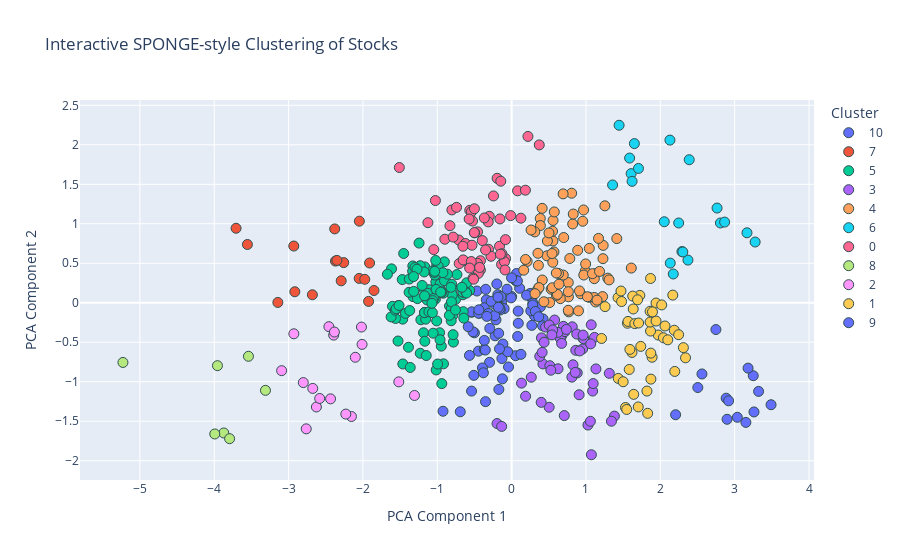

The notebook cell saved with this chart:
### Code cell
# 2) Plot with Plotly
fig = px.scatter(
    pca_df_merged,
    x='PC1',
    y='PC2',
    color='Clusters',
    hover_name='Symbol',
    hover_data=['Sector'],
    title='Interactive SPONGE-style Clustering of Stocks',
    labels={'PC1': 'PCA Component 1', 'PC2': 'PCA Component 2', 'Name': 'Symbol', 'Sector': 'Sector'}
)

fig.update_traces(marker=dict(size=10, line=dict(width=1, color='DarkSlateGrey')))
fig.update_layout(legend_title_text='Cluster')
fig.show()

### Figure 1 — Plotly figure (JSON) as saved in the notebook; plotly's stock layout.template omitted (floating-point values rounded to 4 significant figures)
{"data": [{"customdata": [["Consumer Discretionary"], ["Industrials"], ["Telecommunications"], ["Consumer Discretionary"], ["Real Estate"], ["Energy"], ["Health Care"], ["Health Care"], ["Consumer Staples"], ["Consumer Discretionary"], ["Consumer Discretionary"], ["Utilities"], ["Consumer Discretionary"], ["Health Care"], ["Consumer Discretionary"], ["Telecommunications"], ["Miscellaneous"], ["Energy"], ["Consumer Staples"], ["Consumer Discretionary"], ["Miscellaneous"], ["Energy"], ["Finance"], ["Energy"], ["Consumer Discretionary"], ["Telecommunications"], ["Energy"], ["Telecommunications"], ["Utilities"], ["Miscellaneous"], ["Miscellaneous"], ["Industrials"], ["Industrials"], ["Telecommunications"], ["Technology"], ["Consumer Staples"], ["Consumer Discretionary"], ["Energy"], ["Consumer Discretionary"], ["Finance"], ["Miscellaneous"], ["Telecommunications"], ["Telecommunications"], ["Industrials"], ["Consumer Staples"], ["Finance"], ["Consumer Staples"], ["Health Care"], ["Health Care"], ["Energy"], ["Health Care"], ["Technology"], ["Energy"], ["Real Estate"], ["Health Care"], ["Utilities"], ["Consumer Discretionary"], ["Energy"], ["Consumer Staples"], ["Utilities"], ["Telecommunications"], ["Health Care"], ["Industrials"], ["Telecommunications"], ["Health Care"], ["Industrials"], ["Consumer Staples"], ["Health Care"], ["Consumer Staples"], ["Industrials"], ["Telecommunications"], ["Consumer Discretionary"], ["Technology"], ["Consumer Discretionary"], ["Real Estate"], ["Consumer Staples"], ["Miscellaneous"], ["Utilities"], ["Consumer Staples"], ["Energy"], ["Consumer Discretionary"]], "hovertemplate": "<b>%{hovertext}</b><br><br>Clusters=10<br>PCA Component 1=%{x}<br>PCA Component 2=%{y}<br>Sector=%{customdata[0]}<extra></extra>", "hovertext": ["AAL", "AAON", "AIOT", "AKAM", "APEI", "ARLP", "AXSM", "BBIO", "BYND", "CASY", "CDW", "CDZI", "CHDN", "CORT", "CPRT", "DATS", "DFLI", "DMLP", "DNUT", "DPZ", "ENVX", "EPSN", "ERIE", "EXEEL", "EXPE", "EXTR", "FCEL", "FFIV", "FKWL", "FLNC", "FLUX", "FTAI", "FWONK", "FYBR", "GFS", "GO", "GSAT", "HNRG", "HQY", "IBKR", "IDCC", "INSG", "IRDM", "ITRI", "JVA", "LPLA", "MAMA", "MASI", "MEDP", "METC", "MRNA", "MSTR", "NCSM", "NHPBP", "NUVL", "OPAL", "ORLY", "PAGP", "PPC", "QRHC", "REKR", "RGEN", "RKLB", "ROKU", "RVMD", "SAIA", "SFM", "SMMT", "SONO", "STRL", "TBCH", "TSCO", "TXN", "TXRH", "UDMY", "UEIC", "ULBI", "VIASP", "VITL", "VNOM", "WYNN"], "legendgroup": "10", "marker": {"color": "#636efa", "line": {"color": "DarkSlateGrey", "width": 1}, "size": 10, "symbol": "circle"}, "mode": "markers", "name": "10", "orientation": "v", "showlegend": true, "type": "scatter", "x": [0.3337, -0.1311, -0.2108, -0.3771, -0.2224, -0.4459, 0.2743, 0.06579, 0.2726, -0.2938, 0.05278, 0.2854, 0.1253, -0.1861, 0.08806, -0.567, -0.2272, 0.08062, -0.1334, -0.5389, -0.5007, -0.5191, 0.3078, -0.144, -0.4349, 0.4228, 0.2716, -0.1015, 0.1078, -0.3404, -0.3672, -0.2972, -0.0001836, -0.1424, -0.5085, 0.2489, 0.2578, -0.1172, -0.1716, -0.6909, -0.007303, -0.3119, 0.3875, -0.05322, -0.199, -0.9231, -0.1535, -0.159, -0.5374, -0.3926, -0.2267, -0.3692, -0.5839, -0.4665, -0.06192, 0.2839, 0.04878, 0.416, -0.2751, -0.1629, -0.444, 0.06441, 0.08961, 0.07726, -0.1779, -0.04174, 0.3191, -0.3488, 0.2006, -0.539, -0.1747, 0.3634, -0.3513, -0.3672, -0.3536, -0.1829, -0.3802, -0.001041, -0.3338, -0.1238, -0.4403], "xaxis": "x", "y": [-0.1351, -0.7065, -0.2161, -0.08243, -0.4184, -0.6129, 0.1095, 0.3705, 0.05979, -0.3244, -0.6702, -0.005023, -0.6534, 0.1022, -0.1061, -0.6668, -0.02081, -0.4271, 0.002849, -0.1206, -0.3808, -0.3684, -0.1644, -0.0595, -0.1318, -0.2048, -0.2863, -0.07472, 0.1831, 0.03683, -0.06404, -0.7547, 0.07883, 0.07714, -0.9194, 0.1177, -0.1025, -0.5227, -1.098, -1.381, 0.06187, -0.1351, -0.05147, -0.6206, 0.238, -1.374, -0.09082, -0.07179, -0.1152, -0.8251, -0.1637, -0.5922, -0.3034, 0.1486, 0.1716, -0.02849, 0.285, -0.2915, 0.01803, -0.5842, -0.1334, 0.2745, -0.2601, 0.2759, -0.05799, -0.8133, -0.1099, 0.1701, 0.09563, -1.119, -0.3864, -0.1776, -1.253, -0.4769, -0.5991, 0.07118, -0.887, 0.3154, -0.1724, -0.9637, -0.08974], "yaxis": "y"}, {"customdata": [["Technology"], ["Technology"], ["Consumer Discretionary"], ["Technology"], ["Consumer Discretionary"], ["Energy"], ["Miscellaneous"], ["Technology"], ["Technology"], ["Health Care"], ["Real Estate"], ["Technology"], ["Technology"], ["Consumer Discretionary"], ["Health Care"], ["Technology"], ["Technology"]], "hovertemplate": "<b>%{hovertext}</b><br><br>Clusters=7<br>PCA Component 1=%{x}<br>PCA Component 2=%{y}<br>Sector=%{customdata[0]}<extra></extra>", "hovertext": ["AAPL", "ADBE", "AMZN", "APP", "COST", "DWSN", "EOSEW", "GOOG", "GOOGL", "ISRG", "LANDM", "META", "MSFT", "NFLX", "NTRA", "PANW", "SMCI"], "legendgroup": "7", "marker": {"color": "#EF553B", "line": {"color": "DarkSlateGrey", "width": 1}, "size": 10, "symbol": "circle"}, "mode": "markers", "name": "7", "orientation": "v", "showlegend": true, "type": "scatter", "x": [-2.048, -2.369, -2.916, -2.293, -2.93, -1.852, -1.911, -2.258, -2.35, -2.38, -2.051, -3.554, -3.707, -3.144, -1.976, -1.924, -2.68], "xaxis": "x", "y": [1.033, 0.5276, 0.1393, 0.2776, 0.7182, 0.155, 0.5033, 0.5084, 0.5362, 0.935, 0.3082, 0.738, 0.9432, 0.003869, 0.2967, 0.0173, 0.1009], "yaxis": "y"}, {"customdata": [["Basic Materials"], ["Finance"], ["Technology"], ["Miscellaneous"], ["Technology"], ["Consumer Staples"], ["Utilities"], ["Miscellaneous"], ["Telecommunications"], ["Telecommunications"], ["Energy"], ["Energy"], ["Telecommunications"], ["Consumer Discretionary"], ["Industrials"], ["Industrials"], ["Consumer Discretionary"], ["Consumer Staples"], ["Consumer Staples"], ["Telecommunications"], ["Miscellaneous"], ["Consumer Discretionary"], ["Utilities"], ["Consumer Staples"], ["Energy"], ["Utilities"], ["Consumer Staples"], ["Telecommunications"], ["Consumer Discretionary"], ["Telecommunications"], ["Consumer Discretionary"], ["Health Care"], ["Miscellaneous"], ["Basic Materials"], ["Energy"], ["Energy"], ["Telecommunications"], ["Consumer Staples"], ["Technology"], ["Consumer Staples"], ["Real Estate"], ["Energy"], ["Basic Materials"], ["Basic Materials"], ["Industrials"], ["Health Care"], ["Technology"], ["Technology"], ["Telecommunications"], ["Basic Materials"], ["Health Care"], ["Energy"], ["Consumer Staples"], ["Telecommunications"], ["Real Estate"], ["Miscellaneous"], ["Health Care"], ["Telecommunications"], ["Telecommunications"], ["Consumer Staples"], ["Energy"], ["Technology"], ["Technology"], ["Health Care"], ["Energy"], ["Miscellaneous"], ["Health Care"], ["Energy"], ["Miscellaneous"], ["Real Estate"], ["Telecommunications"], ["Telecommunications"], ["Industrials"], ["Finance"], ["Technology"], ["Miscellaneous"], ["Miscellaneous"], ["Consumer Staples"], ["Miscellaneous"], ["Consumer Discretionary"], ["Consumer Staples"], ["Telecommunications"], ["Consumer Discretionary"], ["Finance"], ["Utilities"], ["Real Estate"], ["Real Estate"], ["Utilities"], ["Consumer Staples"], ["Miscellaneous"], ["Utilities"], ["Industrials"], ["Consumer Discretionary"], ["Technology"], ["Technology"], ["Finance"], ["Energy"], ["Basic Materials"], ["Utilities"], ["Technology"], ["Consumer Discretionary"], ["Consumer Staples"], ["Energy"], ["Miscellaneous"], ["Miscellaneous"], ["Miscellaneous"], ["Technology"]], "hovertemplate": "<b>%{hovertext}</b><br><br>Clusters=5<br>PCA Component 1=%{x}<br>PCA Component 2=%{y}<br>Sector=%{customdata[0]}<extra></extra>", "hovertext": ["ABAT", "ABNB", "ADI", "ADN", "ADSK", "AGFY", "ALCE", "AMOD", "AMPG", "AMPGW", "ANNA", "AREC", "ASNS", "ASTS", "AVAV", "AXON", "BKNG", "BRFH", "BRID", "BWEN", "BYRN", "CART", "CDZIP", "CELH", "CLMT", "CLRO", "COCO", "CXDO", "DASH", "DATSW", "DKNG", "DXCM", "EOSE", "EU", "EXEEW", "EXEEZ", "FOXX", "FRPT", "FTNT", "GNSS", "GOODN", "HPKEW", "HYMC", "HYMCL", "IESC", "INSM", "INTC", "INTU", "INTZ", "IPX", "ITCI", "KGEI", "KOSS", "KSCP", "LANDO", "LASE", "LEGN", "LITE", "LTRX", "LWAY", "MARPS", "MCHP", "MDB", "MDGL", "METCL", "MVST", "NBIX", "NEHC", "NEOV", "NHPAP", "NSSC", "NXPL", "NXT", "ONBPP", "PLTR", "POLA", "REFR", "RIME", "RMCO", "SBUX", "SENEB", "SIDU", "SIRI", "SLMBP", "SLNG", "SOHOB", "SOHOO", "SONM", "SOWG", "STI", "SUNE", "SYM", "TSLA", "TTD", "TTWO", "TW", "USEG", "USGO", "VIVK", "WDAY", "WMG", "WVVI", "WWD", "XELB", "XPON", "ZEO", "ZS"], "legendgroup": "5", "marker": {"color": "#00cc96", "line": {"color": "DarkSlateGrey", "width": 1}, "size": 10, "symbol": "circle"}, "mode": "markers", "name": "5", "orientation": "v", "showlegend": true, "type": "scatter", "x": [-1.325, -1.185, -0.9394, -1.026, -0.6507, -1.007, -0.9849, -1.168, -1.221, -1.156, -0.7984, -1.137, -1.573, -0.7547, -1.008, -1.173, -1.388, -1.172, -0.8356, -0.8118, -1.019, -0.7834, -0.7357, -0.9629, -0.7991, -1.616, -0.9031, -0.6433, -1.524, -1.602, -1.229, -1.471, -1.329, -1.168, -0.565, -1.465, -1.069, -0.7905, -1.231, -1.331, -0.8128, -1.561, -0.809, -1.11, -1.015, -1.428, -0.9166, -1.376, -1.172, -0.6548, -0.9331, -1.112, -0.9722, -1.032, -1.3, -0.9044, -1.176, -1.149, -1.128, -0.9687, -1.464, -1.364, -1.621, -0.6051, -1.245, -1.039, -0.9885, -0.9203, -1.565, -1.273, -0.9955, -0.8631, -0.6428, -0.8051, -1.047, -1.065, -0.9427, -1.379, -0.837, -0.9242, -0.6572, -1.554, -0.6138, -1.016, -1.204, -1.319, -0.6059, -0.7556, -1.671, -0.8172, -1.371, -0.946, -1.055, -1.528, -1.267, -1.452, -0.7874, -1.317, -1.021, -0.9539, -0.6689, -1.035, -0.963, -1.062, -1.514, -1.072, -1.171], "xaxis": "x", "y": [0.07691, -0.38, -1.024, 0.04443, -0.1133, 0.479, 0.3986, 0.4541, -0.2151, -0.2079, 0.1715, 0.03542, -0.07021, 0.04174, -0.2303, 0.1599, -0.5635, -0.1221, -0.04056, -0.07544, 0.2631, -0.4983, 0.3571, 0.236, 0.09959, 0.4292, 0.2795, -0.1947, -0.03641, -0.04532, -0.6398, 0.2935, 0.4661, -0.4876, 0.1555, -0.2075, 0.4007, -0.1578, 0.4695, 0.4005, -0.2276, -0.1993, 0.01132, 0.1656, -0.851, -0.1344, -0.7737, 0.2996, -0.1257, 0.1018, 0.1382, -0.114, 0.3897, 0.3507, 0.4466, 0.5179, 0.3897, -0.6684, 0.1195, -0.38, -0.7752, -0.8194, -0.1796, 0.2523, 0.7556, 0.3837, 0.4633, 0.121, -0.09385, 0.4253, -0.7762, 0.3619, 0.1318, 0.2346, 0.05585, -0.1257, 0.129, 0.1325, -0.1591, 0.3807, 0.1365, -0.07572, 0.1362, 0.1701, 0.2195, 0.3314, 0.1226, -0.0909, 0.3607, 0.196, -0.09888, -0.5494, -0.3855, -0.4847, 0.05224, 0.6238, -0.4039, 0.1436, 0.5357, 0.1347, 0.1962, 0.3976, -0.4689, 0.02703, -0.0344, -0.006411, 0.08762], "yaxis": "y"}, {"customdata": [["Energy"], ["Miscellaneous"], ["Finance"], ["Health Care"], ["Energy"], ["Miscellaneous"], ["Health Care"], ["Energy"], ["Industrials"], ["Energy"], ["Industrials"], ["Finance"], ["Industrials"], ["Telecommunications"], ["Energy"], ["Energy"], ["Consumer Discretionary"], ["Finance"], ["Energy"], ["Finance"], ["Energy"], ["Industrials"], ["Real Estate"], ["Energy"], ["Real Estate"], ["Industrials"], ["Industrials"], ["Real Estate"], ["Consumer Discretionary"], ["Energy"], ["Utilities"], ["Utilities"], ["Utilities"], ["Consumer Discretionary"], ["Consumer Discretionary"], ["Industrials"], ["Energy"], ["Consumer Discretionary"], ["Energy"], ["Real Estate"], ["Industrials"], ["Consumer Staples"], ["Finance"], ["Telecommunications"], ["Finance"], ["Industrials"], ["Real Estate"], ["Finance"], ["Industrials"], ["Energy"], ["Consumer Discretionary"], ["Industrials"], ["Industrials"], ["Industrials"]], "hovertemplate": "<b>%{hovertext}</b><br><br>Clusters=3<br>PCA Component 1=%{x}<br>PCA Component 2=%{y}<br>Sector=%{customdata[0]}<extra></extra>", "hovertext": ["ACDC", "ACTG", "AFRM", "ALGN", "APA", "APPS", "BPMC", "BRY", "CGNX", "CHRD", "CHX", "COIN", "CSWI", "DGII", "EXE", "FANG", "FAST", "FCNCA", "FIP", "HOOD", "HPK", "KTOS", "LAUR", "LFUS", "LINC", "LLYVA", "LLYVK", "LOPE", "MAR", "METCB", "MNTK", "NEXT", "NFE", "NWS", "NWSA", "ODFL", "PAA", "PCAR", "PNRG", "PRDO", "ROAD", "SENEA", "SOFI", "SPOK", "STEP", "STLD", "STRA", "TPG", "TRMB", "TUSK", "UAL", "WFRD", "WSC", "ZBRA"], "legendgroup": "3", "marker": {"color": "#ab63fa", "line": {"color": "DarkSlateGrey", "width": 1}, "size": 10, "symbol": "circle"}, "mode": "markers", "name": "3", "orientation": "v", "showlegend": true, "type": "scatter", "x": [1.134, 0.8624, 0.9598, 0.8155, 1.089, 0.6964, 0.5776, 0.908, 0.5047, 0.7082, 1.026, 0.1879, 0.4211, 0.9552, 0.2644, 0.3976, 0.9158, 1.059, 0.4014, 0.1331, 0.3783, 0.5725, 0.9694, 1.097, 1.314, 0.6709, 0.6561, 0.8106, 0.8255, 0.4371, 1.115, 0.4567, 0.5047, 0.7169, 0.8758, 0.8825, 0.6239, 0.5139, 0.4102, 0.6726, -0.1966, 0.9616, 1.07, 0.7367, 0.8553, 1.073, 0.6242, 1.382, 1.342, 1.063, 0.5524, -0.1341, 0.5407, 0.5274], "xaxis": "x", "y": [-0.8378, -0.6024, -0.4501, -0.3047, -1.118, -0.2988, -0.219, -1.165, -1.323, -1.429, -1.548, -1.184, -0.775, -0.585, -0.9431, -1.261, -0.6104, -1.501, -0.4449, -1.018, -0.6785, -0.3907, -0.4568, -1.023, -0.8938, -0.4224, -0.4535, -0.9418, -0.786, -0.5002, -0.4385, -0.3084, -0.2821, -0.3654, -0.3961, -0.8878, -0.3751, -0.7973, -0.6288, -0.5148, -1.53, -0.4095, -0.2791, -0.3379, -0.8823, -1.925, -0.836, -1.436, -1.5, -0.5208, -0.3441, -1.566, -0.4073, -0.8541], "yaxis": "y"}, {"customdata": [["Technology"], ["Utilities"], ["Real Estate"], ["Telecommunications"], ["Health Care"], ["Finance"], ["Telecommunications"], ["Consumer Staples"], ["Health Care"], ["Consumer Staples"], ["Finance"], ["Telecommunications"], ["Utilities"], ["Health Care"], ["Consumer Staples"], ["Telecommunications"], ["Consumer Discretionary"], ["Miscellaneous"], ["Technology"], ["Utilities"], ["Real Estate"], ["Consumer Discretionary"], ["Health Care"], ["Finance"], ["Consumer Staples"], ["Industrials"], ["Health Care"], ["Health Care"], ["Consumer Staples"], ["Consumer Discretionary"], ["Finance"], ["Health Care"], ["Industrials"], ["Health Care"], ["Health Care"], ["Health Care"], ["Consumer Staples"], ["Consumer Staples"], ["Consumer Staples"], ["Real Estate"], ["Consumer Staples"], ["Telecommunications"], ["Telecommunications"], ["Industrials"], ["Consumer Discretionary"], ["Consumer Staples"], ["Finance"], ["Energy"], ["Health Care"], ["Finance"], ["Finance"], ["Utilities"], ["Industrials"], ["Real Estate"], ["Health Care"], ["Industrials"], ["Industrials"], ["Consumer Discretionary"], ["Consumer Discretionary"], ["Industrials"], ["Industrials"], ["Health Care"], ["Miscellaneous"], ["Real Estate"], ["Miscellaneous"], ["Health Care"], ["Telecommunications"], ["Real Estate"], ["Finance"], ["Technology"], ["Health Care"], ["Consumer Staples"], ["Telecommunications"], ["Industrials"], ["Consumer Staples"], ["Technology"]], "hovertemplate": "<b>%{hovertext}</b><br><br>Clusters=4<br>PCA Component 1=%{x}<br>PCA Component 2=%{y}<br>Sector=%{customdata[0]}<extra></extra>", "hovertext": ["ADP", "ADTN", "AGNCL", "AMCX", "AMGN", "ARCC", "ATEX", "AVO", "BIIB", "CALM", "CGABL", "CHTR", "CLFD", "COO", "CPB", "CSCO", "CSGP", "CTLP", "CTSH", "CWST", "DHC", "EBAY", "EXEL", "FITBO", "FIZZ", "FWONA", "GH", "GILD", "HAIN", "HAS", "HBANP", "HOLX", "HON", "HSIC", "ILMN", "INCY", "JJSF", "KDP", "KHC", "LAMR", "LANC", "LBRDA", "LBRDK", "LIN", "LKQ", "MGPI", "MKTX", "MMLP", "MMSI", "MORN", "NDAQ", "NTGR", "NWL", "NYMTL", "OPCH", "PARA", "PARAA", "PAYX", "PYPL", "RGLD", "ROP", "RPRX", "RUN", "SBRA", "SLDP", "TECH", "TTGT", "UNIT", "UPST", "VRSN", "VTRS", "WBA", "WBD", "WDFC", "WEST", "ZM"], "legendgroup": "4", "marker": {"color": "#FFA15A", "line": {"color": "DarkSlateGrey", "width": 1}, "size": 10, "symbol": "circle"}, "mode": "markers", "name": "4", "orientation": "v", "showlegend": true, "type": "scatter", "x": [0.9895, 0.6081, 0.3655, 0.5693, 0.5557, 1.042, 1.129, 0.7618, 0.7002, 0.7687, 0.5571, 0.9705, 0.5114, 0.5739, 0.8073, 0.7821, 0.8883, 0.7617, 1.128, 1.112, 1.224, 0.4812, 0.4749, 0.9675, 0.6947, 0.4333, 0.3434, 0.4104, 1.61, 0.3541, 0.6925, 1.414, 0.6315, 1.112, 0.5537, 0.2089, 0.7637, 0.3853, 0.8213, 0.9954, 1.087, 0.9299, 1.019, 0.3863, 0.6543, 1.293, 0.3115, 0.412, 0.6014, 1.231, 0.9563, 0.1624, 0.5321, 0.187, 0.6033, 0.7626, 0.6154, 1.31, 0.3676, 0.2619, 0.3603, 1.254, 0.5505, 0.829, 0.5468, 1.045, 0.8989, 0.9124, 0.3148, 0.5021, 0.5436, 1.169, 1.228, 1.182, 1.149, 0.6371], "xaxis": "x", "y": [0.4001, 0.1035, 0.1902, 0.6436, 0.7823, 0.06877, 0.009655, 0.2563, 0.8259, -0.1154, 1.042, 0.3511, 0.002504, 1.15, 1.387, 0.5604, 0.664, -0.0958, 0.3674, 0.06677, 0.07778, 0.7819, 0.5945, 1.175, 0.3507, 0.01272, 0.1569, 1.195, 0.4394, 0.6262, 1.379, 0.8127, 0.3702, 0.305, 0.5118, 0.5234, 0.07481, 1.067, 0.9975, 0.4916, 0.3684, 0.114, 0.07603, 0.9778, 0.05196, 0.3115, 0.8971, 0.2878, 0.3766, 0.7263, 1.032, 0.4125, 0.1719, 0.5481, 0.09411, 0.1394, 0.1053, 0.2892, 0.192, 0.9213, 0.4738, 1.227, 0.9061, 1.123, 0.1899, 0.6886, -0.1024, 0.1499, 0.1156, 0.8839, 0.6232, 0.815, 0.5585, 0.3967, 0.03304, 0.2348], "yaxis": "y"}, {"customdata": [["Utilities"], ["Real Estate"], ["Utilities"], ["Utilities"], ["Utilities"], ["Real Estate"], ["Real Estate"], ["Real Estate"], ["Utilities"], ["Utilities"], ["Utilities"], ["Real Estate"], ["Real Estate"], ["Real Estate"], ["Real Estate"], ["Real Estate"], ["Real Estate"], ["Utilities"], ["Technology"], ["Utilities"], ["Utilities"]], "hovertemplate": "<b>%{hovertext}</b><br><br>Clusters=6<br>PCA Component 1=%{x}<br>PCA Component 2=%{y}<br>Sector=%{customdata[0]}<extra></extra>", "hovertext": ["AEP", "AGNC", "ARTNA", "EVRG", "EXC", "GLPI", "GOOD", "LAND", "LNT", "MSEX", "NWE", "NYMT", "PCH", "PECO", "REFI", "REG", "SBAC", "SJW", "SSNC", "XEL", "YORW"], "legendgroup": "6", "marker": {"color": "#19d3f3", "line": {"color": "DarkSlateGrey", "width": 1}, "size": 10, "symbol": "circle"}, "mode": "markers", "name": "6", "orientation": "v", "showlegend": true, "type": "scatter", "x": [1.445, 1.607, 2.053, 2.129, 1.706, 1.62, 2.247, 2.372, 2.388, 2.808, 3.166, 2.291, 2.303, 2.763, 2.174, 1.651, 1.587, 2.865, 2.134, 1.358, 3.275], "xaxis": "x", "y": [2.248, 1.635, 1.026, 2.059, 1.701, 1.537, 1.01, 0.5401, 1.811, 1.01, 0.8857, 0.6481, 0.6429, 1.199, 0.3643, 2.015, 1.832, 1.021, 0.502, 1.491, 0.7691], "yaxis": "y"}, {"customdata": [["Real Estate"], ["Real Estate"], ["Real Estate"], ["Real Estate"], ["Health Care"], ["Health Care"], ["Industrials"], ["Consumer Discretionary"], ["Finance"], ["Consumer Staples"], ["Consumer Discretionary"], ["Real Estate"], ["Consumer Discretionary"], ["Technology"], ["Health Care"], ["Real Estate"], ["Health Care"], ["Consumer Staples"], ["Finance"], ["Finance"], ["Health Care"], ["Real Estate"], ["Health Care"], ["Finance"], ["Finance"], ["Health Care"], ["Real Estate"], ["Telecommunications"], ["Health Care"], ["Consumer Staples"], ["Consumer Staples"], ["Basic Materials"], ["Real Estate"], ["Real Estate"], ["Real Estate"], ["Finance"], ["Health Care"], ["Consumer Staples"], ["Consumer Staples"], ["Energy"], ["Health Care"], ["Real Estate"], ["Real Estate"], ["Health Care"], ["Consumer Discretionary"], ["Consumer Discretionary"], ["Real Estate"], ["Health Care"], ["Telecommunications"], ["Consumer Discretionary"], ["Consumer Discretionary"], ["Basic Materials"], ["Health Care"], ["Finance"], ["Finance"], ["Technology"], ["Health Care"], ["Consumer Discretionary"], ["Consumer Discretionary"]], "hovertemplate": "<b>%{hovertext}</b><br><br>Clusters=0<br>PCA Component 1=%{x}<br>PCA Component 2=%{y}<br>Sector=%{customdata[0]}<extra></extra>", "hovertext": ["AGNCM", "AGNCN", "AGNCO", "AGNCP", "ALNY", "BMRN", "BRKR", "CHRW", "CME", "COKE", "CTAS", "DHCNI", "DLTR", "EA", "ENSG", "EQIX", "EXAS", "FARM", "FITBI", "FITBP", "GEHC", "GOODO", "HALO", "HBANL", "HBANM", "IDXX", "LANDP", "LBRDP", "LNTH", "MDLZ", "MNST", "NB", "NYMTM", "NYMTN", "NYMTZ", "ONBPO", "PCVX", "PEP", "PETS", "PLUG", "PODD", "REGCO", "REGCP", "REGN", "RIVN", "ROST", "SOHON", "SRPT", "TMUS", "TTEK", "ULTA", "USAU", "UTHR", "VLYPO", "VLYPP", "VRSK", "VRTX", "Z", "ZG"], "legendgroup": "0", "marker": {"color": "#FF6692", "line": {"color": "DarkSlateGrey", "width": 1}, "size": 10, "symbol": "circle"}, "mode": "markers", "name": "0", "orientation": "v", "showlegend": true, "type": "scatter", "x": [-0.5631, -0.3945, -0.8982, -1.126, -0.7104, -0.7861, -0.648, -0.08127, -0.5403, -0.1574, -0.311, -0.8035, -0.5453, -0.4196, -0.2439, -0.195, -1.51, -0.1632, -0.4584, -0.01354, -0.08265, -0.4206, -0.1353, 0.07964, 0.1853, -0.4605, -0.09593, -0.4986, -0.6213, 0.2196, 0.1245, -0.7051, -0.4485, -0.5333, -0.5194, -0.6515, -0.3014, 0.3718, -0.5016, -0.278, -0.3145, -0.1304, -0.8298, -0.741, -0.0885, -0.3668, -1.047, -0.543, -0.6553, -1.025, -0.5116, -0.4308, -0.1513, -0.5647, -0.3502, -0.1464, -0.5005, -0.5261, -0.5714], "xaxis": "x", "y": [1.17, 0.7877, 0.8044, 1.014, 0.7944, 0.8317, 0.5348, 0.5588, 1.152, 1.061, 0.6774, 1.176, 0.5131, 0.5321, 1.353, 1.576, 1.712, 0.7151, 0.8981, 1.104, 0.7993, 0.4132, 0.485, 1.417, 1.426, 0.4994, 0.5201, 0.8849, 0.7505, 2.106, 1.071, 0.4961, 0.3712, 0.7286, 0.312, 0.5426, 1.095, 1.999, 0.8883, 0.5891, 1.024, 0.62, 0.9757, 1.208, 0.4152, 1.074, 0.6731, 0.522, 0.7154, 1.294, 0.2983, 0.447, 0.615, 0.4389, 0.6686, 1.539, 1.19, 1.034, 1.06], "yaxis": "y"}, {"customdata": [["Technology"], ["Technology"], ["Technology"], ["Technology"], ["Technology"], ["Technology"], ["Technology"]], "hovertemplate": "<b>%{hovertext}</b><br><br>Clusters=8<br>PCA Component 1=%{x}<br>PCA Component 2=%{y}<br>Sector=%{customdata[0]}<extra></extra>", "hovertext": ["AMAT", "AVGO", "CDNS", "KLAC", "LRCX", "NVDA", "SNPS"], "legendgroup": "8", "marker": {"color": "#B6E880", "line": {"color": "DarkSlateGrey", "width": 1}, "size": 10, "symbol": "circle"}, "mode": "markers", "name": "8", "orientation": "v", "showlegend": true, "type": "scatter", "x": [-3.871, -3.957, -3.54, -3.793, -3.993, -5.228, -3.311], "xaxis": "x", "y": [-1.649, -0.7967, -0.6779, -1.721, -1.662, -0.7559, -1.109], "yaxis": "y"}, {"customdata": [["Technology"], ["Technology"], ["Utilities"], ["Technology"], ["Technology"], ["Industrials"], ["Industrials"], ["Technology"], ["Technology"], ["Technology"], ["Technology"], ["Technology"], ["Energy"], ["Technology"], ["Industrials"], ["Utilities"], ["Technology"], ["Consumer Discretionary"]], "hovertemplate": "<b>%{hovertext}</b><br><br>Clusters=2<br>PCA Component 1=%{x}<br>PCA Component 2=%{y}<br>Sector=%{customdata[0]}<extra></extra>", "hovertext": ["AMD", "ANSS", "CEG", "CRWD", "DDOG", "ENTG", "MKSI", "MPWR", "MRVL", "MU", "NTAP", "ON", "POWL", "QCOM", "TER", "TLN", "WDC", "WING"], "legendgroup": "2", "marker": {"color": "#FF97FF", "line": {"color": "DarkSlateGrey", "width": 1}, "size": 10, "symbol": "circle"}, "mode": "markers", "name": "2", "orientation": "v", "showlegend": true, "type": "scatter", "x": [-3.094, -2.458, -2.394, -2.929, -2.103, -2.155, -2.23, -2.675, -2.802, -2.626, -2.012, -1.518, -1.306, -2.763, -2.436, -2.02, -2.582, -2.384], "xaxis": "x", "y": [-0.8599, -0.3027, -0.4099, -0.393, -0.6904, -1.44, -1.41, -1.085, -1.011, -1.32, -0.5272, -1.002, -1.174, -1.597, -1.217, -0.3077, -1.212, -0.3708], "yaxis": "y"}, {"customdata": [["Basic Materials"], ["Consumer Staples"], ["Telecommunications"], ["Industrials"], ["Industrials"], ["Finance"], ["Finance"], ["Finance"], ["Utilities"], ["Telecommunications"], ["Finance"], ["Industrials"], ["Industrials"], ["Industrials"], ["Utilities"], ["Industrials"], ["Finance"], ["Real Estate"], ["Consumer Staples"], ["Industrials"], ["Consumer Staples"], ["Miscellaneous"], ["Energy"], ["Industrials"], ["Telecommunications"], ["Telecommunications"], ["Consumer Staples"], ["Industrials"], ["Energy"], ["Industrials"], ["Industrials"], ["Miscellaneous"], ["Finance"], ["Industrials"], ["Utilities"], ["Utilities"], ["Finance"], ["Consumer Discretionary"], ["Energy"], ["Finance"], ["Telecommunications"], ["Real Estate"], ["Finance"], ["Consumer Staples"], ["Consumer Staples"], ["Telecommunications"]], "hovertemplate": "<b>%{hovertext}</b><br><br>Clusters=1<br>PCA Component 1=%{x}<br>PCA Component 2=%{y}<br>Sector=%{customdata[0]}<extra></extra>", "hovertext": ["AMWD", "ARKO", "ATNI", "BCPC", "BKR", "CACC", "CG", "CINF", "CLNE", "CMCSA", "COOP", "CSX", "FOX", "FOXA", "GWRS", "HEES", "HLNE", "HST", "IMKTA", "JBHT", "JBSS", "JYNT", "KLXE", "LECO", "LILA", "LILAK", "LMNR", "LSTR", "MGEE", "MIDD", "NDSN", "NOVT", "NTRS", "NXST", "OTTR", "PCYO", "PFG", "POOL", "PTEN", "SEIC", "SHEN", "SVC", "TROW", "VLGEA", "WEYS", "ZD"], "legendgroup": "1", "marker": {"color": "#FECB52", "line": {"color": "DarkSlateGrey", "width": 1}, "size": 10, "symbol": "circle"}, "mode": "markers", "name": "1", "orientation": "v", "showlegend": true, "type": "scatter", "x": [2.31, 1.558, 1.431, 1.971, 1.531, 1.582, 1.548, 1.863, 1.565, 1.479, 2.187, 1.868, 1.724, 1.628, 1.862, 1.829, 1.434, 1.694, 1.942, 1.209, 1.471, 1.257, 1.5, 2.194, 1.619, 1.59, 2.062, 1.889, 1.868, 2.168, 1.657, 1.82, 2.041, 1.942, 2.339, 1.872, 2.246, 2.018, 1.642, 1.894, 2.1, 1.708, 1.737, 1.873, 1.703, 1.636], "xaxis": "x", "y": [-0.5684, -0.2596, 0.06514, -0.4083, -1.326, -0.8447, -1.352, -0.1078, -0.2363, 0.01521, -0.3482, -0.3583, 0.09322, 0.08419, -0.245, -1.4, -0.9582, 0.03723, -0.003458, -0.4524, 0.1486, -0.04909, -1.0, -0.8699, -0.6295, -0.5907, -0.2944, -0.6901, 0.3074, 0.09691, -0.2643, -1.118, -0.4434, -0.2315, -0.6972, -0.6379, -0.4045, -0.02744, -1.16, -0.1154, -0.4697, -0.2565, -0.5525, -0.967, -1.319, -0.07873], "yaxis": "y"}, {"customdata": [["Finance"], ["Finance"], ["Finance"], ["Finance"], ["Finance"], ["Finance"], ["Telecommunications"], ["Finance"], ["Finance"], ["Utilities"], ["Finance"], ["Basic Materials"], ["Finance"], ["Finance"]], "hovertemplate": "<b>%{hovertext}</b><br><br>Clusters=9<br>PCA Component 1=%{x}<br>PCA Component 2=%{y}<br>Sector=%{customdata[0]}<extra></extra>", "hovertext": ["BOKF", "BPOP", "CBSH", "EWBC", "FITB", "HBAN", "MATW", "ONB", "PNFP", "RGCO", "SLM", "UFPI", "WTFC", "ZION"], "legendgroup": "9", "marker": {"color": "#636efa", "line": {"color": "DarkSlateGrey", "width": 1}, "size": 10, "symbol": "circle"}, "mode": "markers", "name": "9", "orientation": "v", "showlegend": true, "type": "scatter", "x": [3.322, 2.504, 2.885, 3.036, 3.25, 2.918, 2.748, 3.489, 3.26, 2.56, 2.206, 3.18, 3.151, 2.898], "xaxis": "x", "y": [-1.122, -1.074, -1.208, -1.451, -0.9241, -1.242, -0.3394, -1.291, -1.383, -0.9017, -1.418, -0.8279, -1.515, -1.476], "yaxis": "y"}], "layout": {"legend": {"title": {"text": "Cluster"}, "tracegroupgap": 0}, "title": {"text": "Interactive SPONGE-style Clustering of Stocks"}, "xaxis": {"anchor": "y", "domain": [0, 1], "title": {"text": "PCA Component 1"}}, "yaxis": {"anchor": "x", "domain": [0, 1], "title": {"text": "PCA Component 2"}}}}
